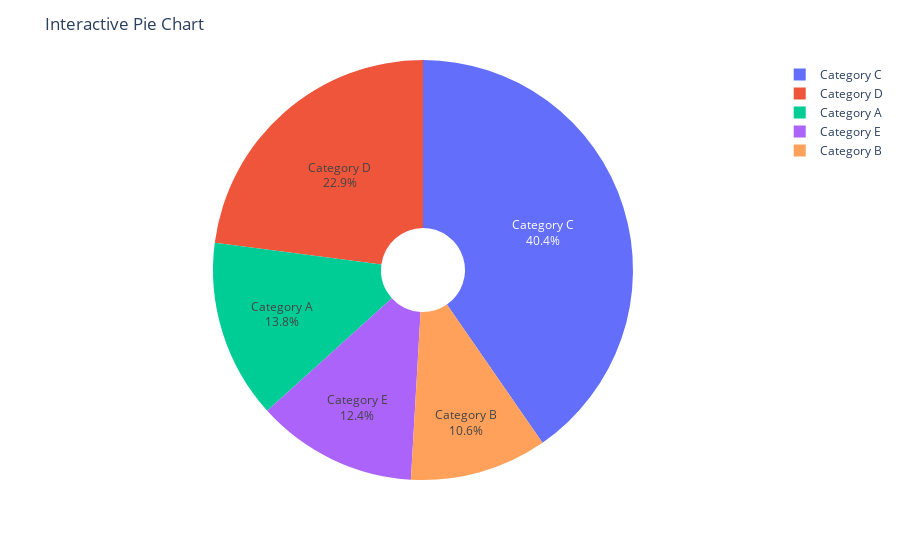

Here is the notebook cell this chart was saved with:
### Code cell
# 21. Using Plotly, create an interactive pie chart of randomly generated data, add labels and percentages, set the title as 'Interactive Pie Chart'.

import plotly.express as px
import numpy as np

categories = ['Category A', 'Category B', 'Category C', 'Category D', 'Category E']
values = [np.random.randint(1, 100) for _ in range(len(categories))]

fig = px.pie(names=categories, values=values, hole = 0.2)

fig.update_layout(title='Interactive Pie Chart')
fig.update_traces(textinfo='label+percent', textposition='inside')
fig.show()

### Figure 1 — Plotly figure (JSON) as saved in the notebook; plotly's stock layout.template omitted (floating-point values rounded to 4 significant figures)
{"data": [{"domain": {"x": [0, 1], "y": [0, 1]}, "hole": 0.2, "hovertemplate": "label=%{label}<br>value=%{value}<extra></extra>", "labels": ["Category A", "Category B", "Category C", "Category D", "Category E"], "legendgroup": "", "name": "", "showlegend": true, "textinfo": "label+percent", "textposition": "inside", "type": "pie", "values": [30, 23, 88, 50, 27]}], "layout": {"autosize": true, "legend": {"tracegroupgap": 0}, "margin": {"t": 60}, "title": {"text": "Interactive Pie Chart"}}}
